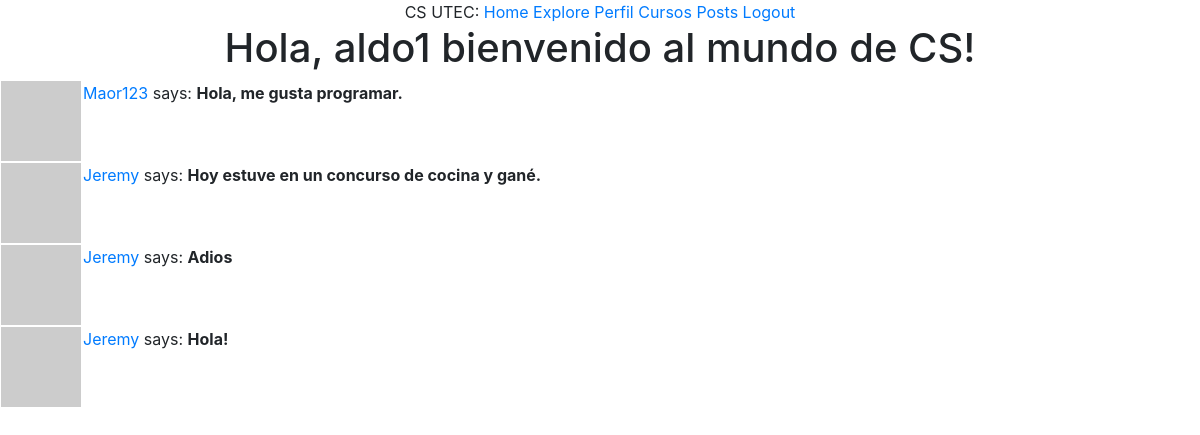
Page /explore (signed in) on the committed database.
### app/models.py (models this page shows, shortened)
class User(UserMixin, db.Model):
    id = db.Column(db.Integer, primary_key=True)
    username = db.Column(db.String(70), index = True, unique = True)
    email = db.Column(db.String(90), index = True, unique = True)
    password_hash = db.Column(db.String(110))
    posts = db.relationship('Post', backref='author', lazy='dynamic')
    gender = db.Column(db.String(5))
    about_me = db.Column(db.String(140))
    last_seen = db.Column(db.DateTime, default=datetime.utcnow)
    followed = db.relationship(
        'User', secondary=followers,
        primaryjoin=(followers.c.follower_id == id),
        secondaryjoin=(followers.c.followed_id == id),
        backref=db.backref('followers', lazy='dynamic'), lazy='dynamic')
    def avatar(self, size):
        digest = md5(self.email.lower().encode('utf-8')).hexdigest()
        return 'https://www.gravatar.com/avatar/{}?d=identicon&s={}'.format(digest, size)

class Post(db.Model):
    id = db.Column(db.Integer, primary_key=True)
    body = db.Column(db.String(140))
    timestamp = db.Column(db.DateTime, index=True, default=datetime.utcnow)
    user_id = db.Column(db.Integer, db.ForeignKey('user.id'))

### app/routes.py (the view)
@app.route('/explore')
@login_required
def explore():
    posts = Post.query.order_by(Post.timestamp.desc()).all()
    return render_template('index.html', title='Explore', posts=posts)

### app/models.py (called while the page is built)
@login.user_loader
def load_user(id):
    return User.query.get(int(id))

### app/routes.py (called while the page is built)
@app.before_request
def before_request():
    if current_user.is_authenticated:
        current_user.last_seen = datetime.utcnow()
        db.session.commit()

### app/templates/index.html (shortened to what this page needs)
{% extends "base.html" %}
{% block content %}
    {% if current_user.is_authenticated %}
	    {% if current_user.gender=='M' %}
		    <h1>Hola, {{ current_user.username }} bienvenido al mundo de CS!</h1>
	    {% else %}
		    <h1>Hola, {{ current_user.username }} bienvenida al mundo de CS!</h1>
	    {% endif %}
    {% else %}
        <h1>Descrube mundo de la computacion!</h1>
    {% endif %}
    {% for post in posts %}
        {% include "_post.html" %}
    {% endfor %}
{% endblock %}

### app/templates/_post.html
  <table style = "text-align: center">
        <tr valign="top">
            {% if post.author != none %}
            <td><img src="{{ post.author.avatar(36) }}"></td>
            {% endif %}
            <td>
                <a href="{{ url_for('user', username=post.author.username) }}">
                    {{ post.author.username }}
                </a>
                says: <b>{{ post.body }}</b>
            </td>
        </tr>
    </table>

### rows in the picture
User: username "aldo1"
Post: author.username "Maor123", body "Hola, me gusta programar."
Post: author.username "Jeremy", body "Hoy estuve en un concurso de cocina y gané."
Post: author.username "Jeremy", body "Adios"
Post: author.username "Jeremy", body "Hola!"
